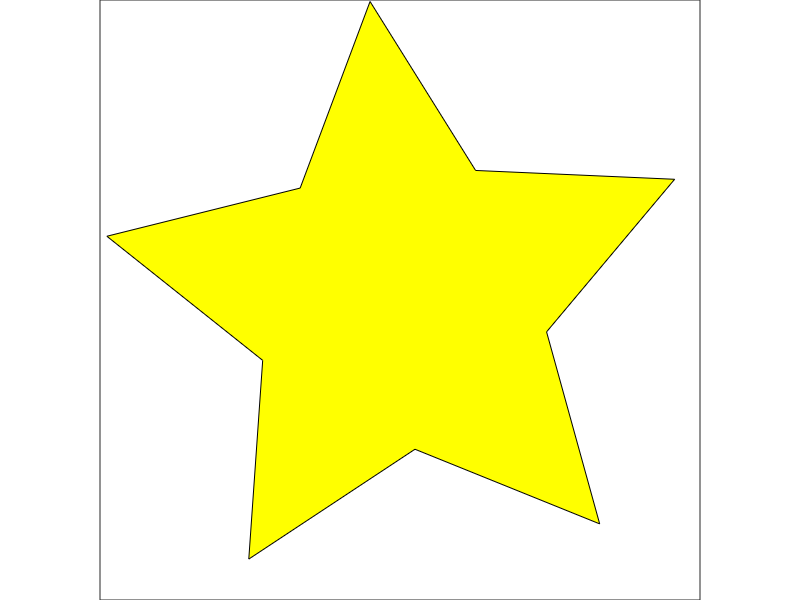
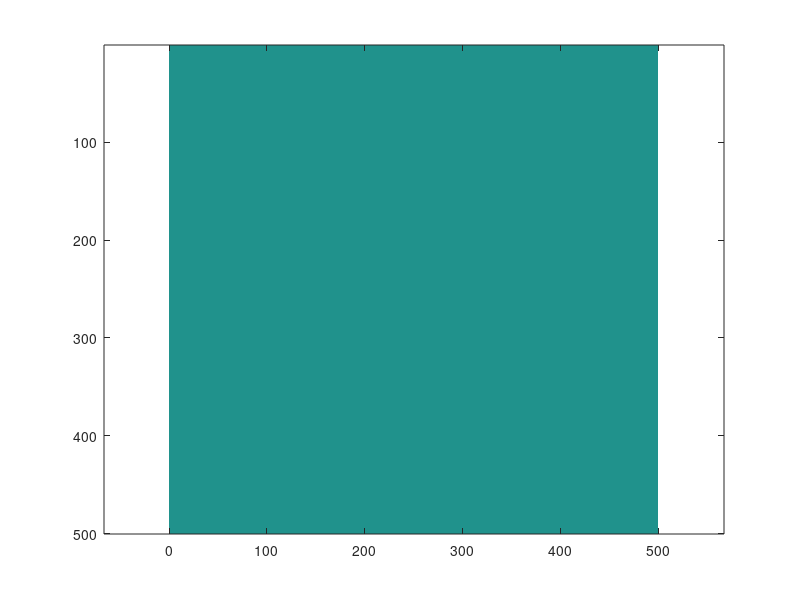

The MATLAB script that drew these images, in order:
% Initialization
clear;
close all;
clc;

% Star
n=5; % number of star rays
square_side_pixels = 500; % square size in pixels
star_fatness = 0.5; % just try to change it a little

t = linspace(pi/2,2.5*pi,n*2+1)+0.1; % angles of all points
r=[repmat([1 star_fatness],1,n) 1]; % distance of all points from the center
[x,y] = pol2cart(t,r); % convert polar coordinates to cartesian
fill(x,y,'y') % draw the star
axis square
set(gca,'Color','b','xtick',[],'ytick',[])
set(gcf,'units','pixels');
pos = get(gcf,'position');
pos(3:4) = repmat(square_side_pixels,1,2);
set(gcf,'position',pos); % make figure square
set(gca,'Position',[0 0 1 1])
A = getframe(gcf); % save figure as image matrix
A = A.cdata;

S = double(A(:,:,1) > 200);

if square_side_pixels < 120
    m = (120 - square_side_pixels)/2;
    S = S(:,m+1:m+square_side_pixels);
end

figure;
imagesc(S);
axis equal tight;

save('Star.mat','S');

